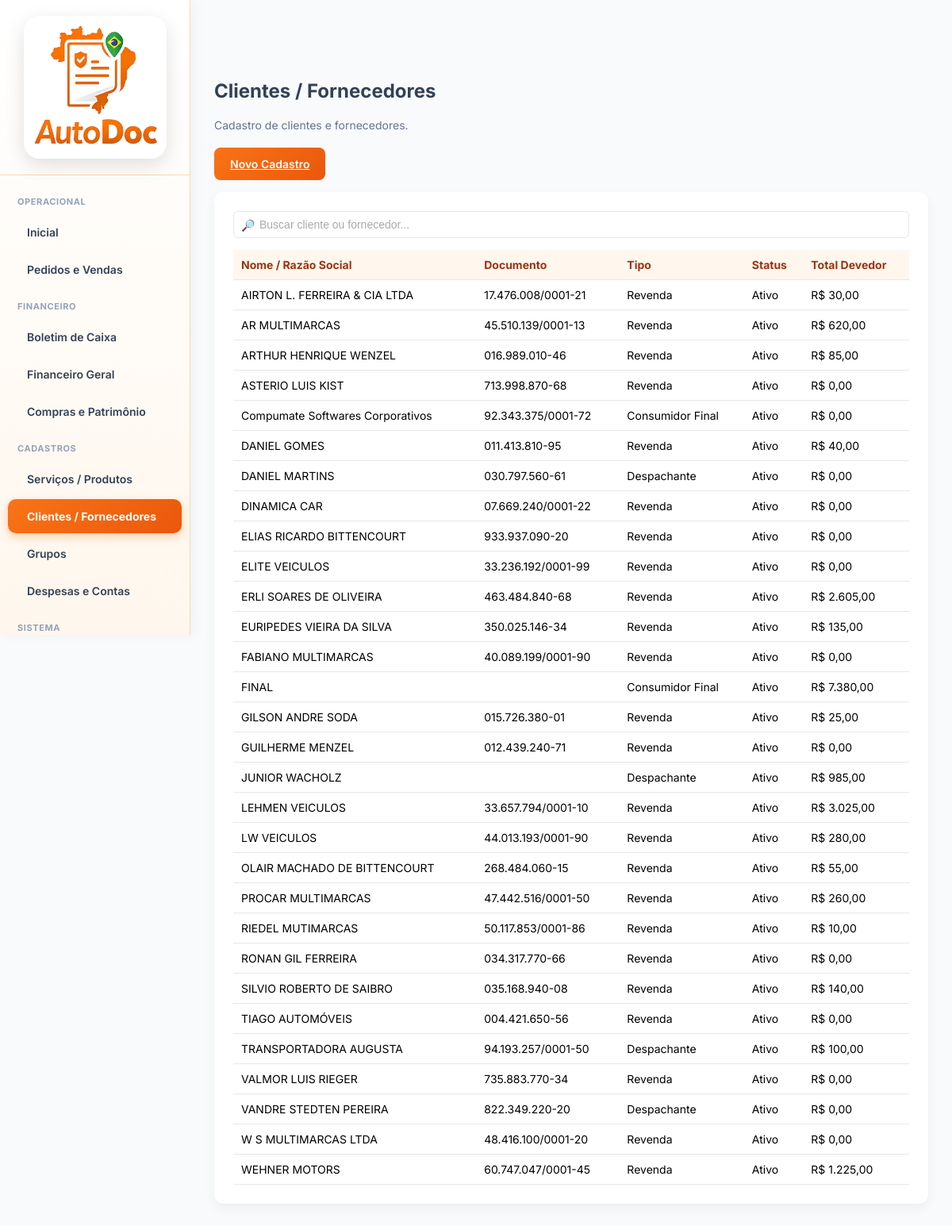
Screenshot of /user/frmForcliLista.php (signed in) with the database file from the repository.
### tables this page shows
CREATE TABLE `forcli` (
  `id` int NOT NULL AUTO_INCREMENT,
  `Nome` varchar(120) NOT NULL,
  `RazaoSocial` varchar(120) NOT NULL,
  `Tipo` int NOT NULL,
  `TipoDocumento` int NOT NULL,
  `Documento` varchar(50) NOT NULL,
  `Telefone` varchar(50) NOT NULL,
  `Email` varchar(75) NOT NULL,
  `Obs` varchar(150) NOT NULL,
  `CEP` varchar(20) NOT NULL,
  `Rua` varchar(70) NOT NULL,
  `NumeroEndereco` varchar(25) NOT NULL,
  `Bairro` varchar(40) NOT NULL,
  `Cidade` varchar(70) NOT NULL,
  `UF` varchar(30) NOT NULL,
  `Inativo` int NOT NULL,
  `DataCadastro` datetime NOT NULL,
  `idEmpresa` int NOT NULL,
  `Codigo` int NOT NULL,
  `DataAlt` datetime DEFAULT NULL,
  `Grupo` int DEFAULT NULL,
  `EstadoCivil` int DEFAULT NULL,
  `Profissao` varchar(70) DEFAULT NULL,
  PRIMARY KEY (`id`)
);

### base/baseFuncoes.php (called while the page is built, shortened)
<?php
require_once 'connection.php';
function ExSqlNET($sql, $conn = null, $params = [])
{
    if ($conn === null) {
        global $dbGeralNET;
        $conn = $dbGeralNET;
    }
    $stmt = $conn->prepare($sql);
    $stmt->execute($params);
    return $stmt->fetchAll(PDO::FETCH_ASSOC);
}
?>

### user/frmForcliLista.php (the view, shortened to what this page needs)
<?php
include '../base/baseFuncoes.php';
$idEmpresa = $_SESSION['idEmpresa'];
$listaForcli = ExSqlNET("
    SELECT *,
    CASE Tipo
        WHEN 1 THEN 'Despachante'
        WHEN 2 THEN 'Revenda'
        WHEN 3 THEN 'Fornecedor'
        WHEN 4 THEN 'Consumidor Final'
    END AS TipoLiteral,
    (
        SELECT IFNULL(SUM(mi.TotalItem),0)
        FROM movimentoitem mi
        INNER JOIN movimento m
            ON m.id = mi.ControleMovimento
        WHERE m.Forcli = forcli.id
          AND m.idEmpresa = ".$idEmpresa."
          AND m.Status = 0
    ) AS TotalDevedor
    FROM forcli
    WHERE idEmpresa = ".$idEmpresa."
 ORDER BY forcli.Nome ASC");
?>
<!DOCTYPE html>
<html lang="pt-br">
<head>
    <link rel="stylesheet" href="../css/base.css">
</head>
<body>
<?php include '../base/navbarUser.php'; ?>
<div class="content">
    <div class="page-title">Clientes / Fornecedores</div>
    <div class="subtitle">
        Cadastro de clientes e fornecedores.
    </div>
    <div class="actions">
        <a href="frmForcli.php" class="btn">Novo Cadastro</a>
    </div>
    <div class="card">
        <div style="margin-bottom:15px; position:relative;">
            <span style="
                position:absolute;
                left:10px;
                top:50%;
                transform:translateY(-50%);
                font-size:14px;
                color:#64748b;
            ">🔎</span>
            <input
                type="text"
                id="filtroNome"
                placeholder="Buscar cliente ou fornecedor..."
                style="
                    width:100%;
                    padding:8px 8px 8px 32px;
                    border:1px solid #e5e7eb;
                    border-radius:6px;
                    font-size:14px;
                "
                onkeyup="filtrarTabela()"
                autofocus
            >
        </div>
    <table>
        <thead>
            <tr>
                <th>Nome / Razão Social</th>
                <th>Documento</th>
                <th>Tipo</th>
                <th>Status</th>
                <th>Total Devedor</th>
            </tr>
        </thead>
        <tbody>
        <?php if (!empty($listaForcli)): ?>
            <?php foreach ($listaForcli as $cli): ?>
                <tr onclick="abrirForcli(<?= (int)$cli['id'] ?>)">
                    <td><?= htmlspecialchars($cli['Nome']) ?></td>
                    <td><?= htmlspecialchars($cli['Documento']) ?></td>
                    <td><?= htmlspecialchars($cli['TipoLiteral']) ?></td>
                    <td>
                        <?= $cli['Inativo'] ? 'Inativo' : 'Ativo' ?>
                    </td>
                    <td class="<?= $cli['TotalDevedor'] > 0 ? 'text-danger' : 'text-success' ?>">
                        R$ <?= number_format($cli['TotalDevedor'], 2, ',', '.') ?>
                    </td>
                </tr>
            <?php endforeach; ?>
        <?php endif; ?>
        </tbody>
    </table>
    </div>
</div>
</body>
</html>

### css/base.css (style rules this page uses)
* { margin: 0; padding: 0; box-sizing: border-box; }
html, body { width: 100%; height: 100%; font-family: 'Inter', Arial, sans-serif; background-color: #f5f6fa; font-family: 'Inter', sans-serif; background-color: #f1f5f9; }
body { margin: 0; font-family: 'Inter', Arial, sans-serif; background-color: #f8fafc; }
.content { margin-left: 240px; padding: 30px; }
.page-title { font-size: 24px; font-weight: 700; color: #334155; margin-bottom: 20px; }
.card { background: #ffffff; padding: 20px; border-radius: 12px; box-shadow: 0 6px 14px rgba(0,0,0,0.05); }
table { width: 100%; border-collapse: collapse; }
th, td { padding: 12px; border-bottom: 1px solid #e5e7eb; text-align: left; font-size: 14px; }
th { background-color: #fff7ed; color: #9a3412; }
.card { background: #ffffff; padding: 24px; border-radius: 12px; box-shadow: 0 6px 14px rgba(0,0,0,0.05); margin-bottom: 30px; }
input, select, textarea { width: 100%; padding: 10px 12px; border: 1px solid #e5e7eb; border-radius: 8px; font-size: 14px; }
.btn { background: linear-gradient(135deg, #f97316, #ea580c); color: #ffffff; border: none; padding: 12px 20px; border-radius: 8px; font-size: 14px; font-weight: 600; cursor: pointer; }
table { width: 100%; border-collapse: collapse; margin-top: 10px; }
table th, table td { padding: 10px; border-bottom: 1px solid #e5e7eb; font-size: 14px; text-align: left; }
table th { background-color: #fff7ed; color: #9a3412; }
.actions { display: flex; gap: 10px; flex-wrap: wrap; margin-top: 20px; }
th, td { padding: 10px; border-bottom: 1px solid #e5e7eb; }
.subtitle { color: #64748b; margin-bottom: 20px; font-size: 14px; }
.actions { margin-bottom: 15px; display: flex; gap: 10px; flex-wrap: wrap; }
input, textarea, select { font-family: 'Poppins', sans-serif; padding: 12px 14px; font-size: 14px; border: 1.5px solid #ddd; border-radius: 8px; outline: none; transition: all 0.25s ease; background-color: #fff; width: 100%; }
input::placeholder, textarea::placeholder { color: #aaa; }
input:not(:placeholder-shown), textarea:not(:placeholder-shown) { border-color: #ffa14d; }

### rows the page displays
forcli: Nome "AIRTON L. FERREIRA & CIA LTDA", Documento "17.476.008/0001-21", TipoLiteral "Revenda", Inativo "Ativo", TotalDevedor "30,00"
forcli: Nome "AR MULTIMARCAS", Documento "45.510.139/0001-13", TipoLiteral "Revenda", Inativo "Ativo", TotalDevedor "620,00"
forcli: Nome "ARTHUR HENRIQUE WENZEL", Documento "016.989.010-46", TipoLiteral "Revenda", Inativo "Ativo", TotalDevedor "85,00"
forcli: Nome "ASTERIO LUIS KIST", Documento "713.998.870-68", TipoLiteral "Revenda", Inativo "Ativo", TotalDevedor "0,00"
forcli: Nome "Compumate Softwares Corporativos", Documento "92.343.375/0001-72", TipoLiteral "Consumidor Final", Inativo "Ativo", TotalDevedor "0,00"
forcli: Nome "DANIEL GOMES", Documento "011.413.810-95", TipoLiteral "Revenda", Inativo "Ativo", TotalDevedor "40,00"
forcli: Nome "DANIEL MARTINS", Documento "030.797.560-61", TipoLiteral "Despachante", Inativo "Ativo", TotalDevedor "0,00"
forcli: Nome "DINAMICA CAR", Documento "07.669.240/0001-22", TipoLiteral "Revenda", Inativo "Ativo", TotalDevedor "0,00"
forcli: Nome "ELIAS RICARDO BITTENCOURT", Documento "933.937.090-20", TipoLiteral "Revenda", Inativo "Ativo", TotalDevedor "0,00"
forcli: Nome "ELITE VEICULOS", Documento "33.236.192/0001-99", TipoLiteral "Revenda", Inativo "Ativo", TotalDevedor "0,00"
forcli: Nome "ERLI SOARES DE OLIVEIRA", Documento "463.484.840-68", TipoLiteral "Revenda", Inativo "Ativo", TotalDevedor "2.605,00"
forcli: Nome "EURIPEDES VIEIRA DA SILVA", Documento "350.025.146-34", TipoLiteral "Revenda", Inativo "Ativo", TotalDevedor "135,00"
forcli: Nome "FABIANO MULTIMARCAS", Documento "40.089.199/0001-90", TipoLiteral "Revenda", Inativo "Ativo", TotalDevedor "0,00"
forcli: Nome "FINAL", TipoLiteral "Consumidor Final", Inativo "Ativo", TotalDevedor "7.380,00"
forcli: Nome "GILSON ANDRE SODA", Documento "015.726.380-01", TipoLiteral "Revenda", Inativo "Ativo", TotalDevedor "25,00"
forcli: Nome "GUILHERME MENZEL", Documento "012.439.240-71", TipoLiteral "Revenda", Inativo "Ativo", TotalDevedor "0,00"
forcli: Nome "JUNIOR WACHOLZ", TipoLiteral "Despachante", Inativo "Ativo", TotalDevedor "985,00"
forcli: Nome "LEHMEN VEICULOS", Documento "33.657.794/0001-10", TipoLiteral "Revenda", Inativo "Ativo", TotalDevedor "3.025,00"
forcli: Nome "LW VEICULOS", Documento "44.013.193/0001-90", TipoLiteral "Revenda", Inativo "Ativo", TotalDevedor "280,00"
forcli: Nome "OLAIR MACHADO DE BITTENCOURT", Documento "268.484.060-15", TipoLiteral "Revenda", Inativo "Ativo", TotalDevedor "55,00"
forcli: Nome "PROCAR MULTIMARCAS", Documento "47.442.516/0001-50", TipoLiteral "Revenda", Inativo "Ativo", TotalDevedor "260,00"
forcli: Nome "RIEDEL MUTIMARCAS", Documento "50.117.853/0001-86", TipoLiteral "Revenda", Inativo "Ativo", TotalDevedor "10,00"
forcli: Nome "RONAN GIL FERREIRA", Documento "034.317.770-66", TipoLiteral "Revenda", Inativo "Ativo", TotalDevedor "0,00"
forcli: Nome "SILVIO ROBERTO DE SAIBRO", Documento "035.168.940-08", TipoLiteral "Revenda", Inativo "Ativo", TotalDevedor "140,00"
forcli: Nome "TIAGO AUTOMÓVEIS", Documento "004.421.650-56", TipoLiteral "Revenda", Inativo "Ativo", TotalDevedor "0,00"
forcli: Nome "TRANSPORTADORA AUGUSTA", Documento "94.193.257/0001-50", TipoLiteral "Despachante", Inativo "Ativo", TotalDevedor "100,00"
forcli: Nome "VALMOR LUIS RIEGER", Documento "735.883.770-34", TipoLiteral "Revenda", Inativo "Ativo", TotalDevedor "0,00"
forcli: Nome "VANDRE STEDTEN PEREIRA", Documento "822.349.220-20", TipoLiteral "Despachante", Inativo "Ativo", TotalDevedor "0,00"
forcli: Nome "W S MULTIMARCAS LTDA", Documento "48.416.100/0001-20", TipoLiteral "Revenda", Inativo "Ativo", TotalDevedor "0,00"
forcli: Nome "WEHNER MOTORS", Documento "60.747.047/0001-45", TipoLiteral "Revenda", Inativo "Ativo", TotalDevedor "1.225,00"
